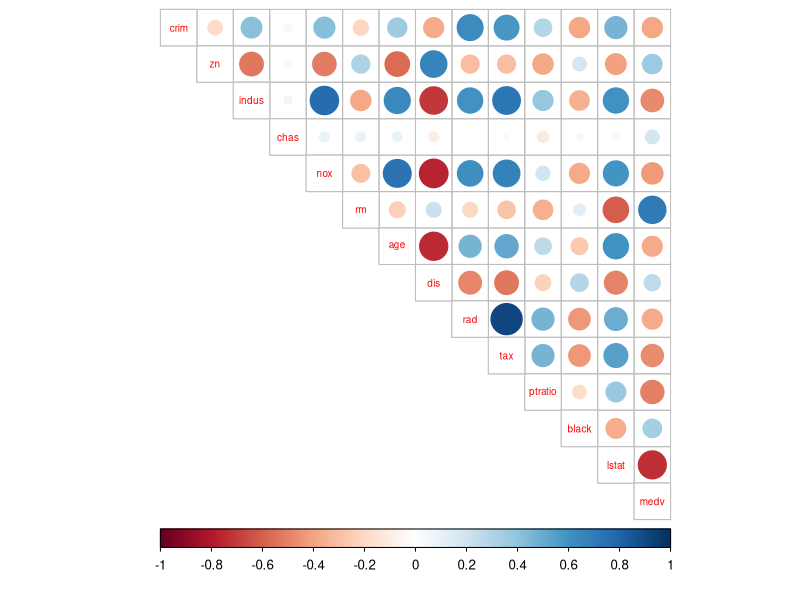
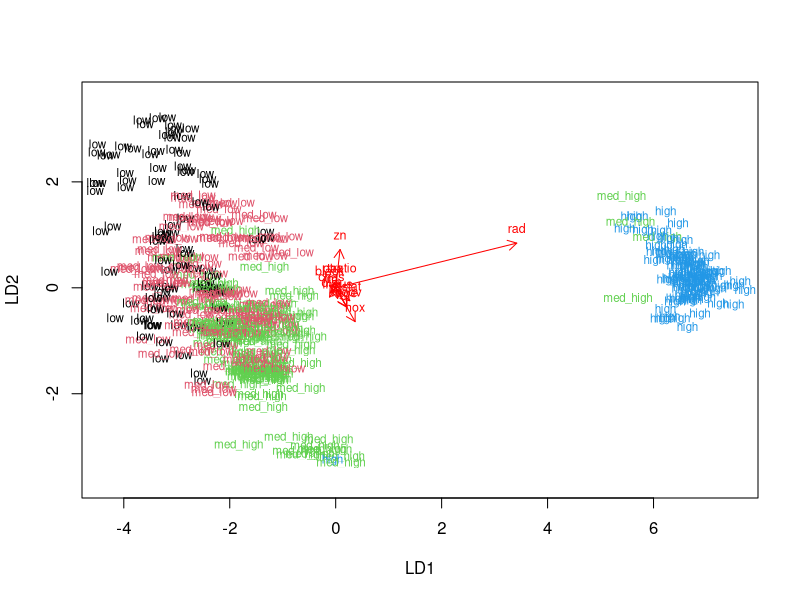
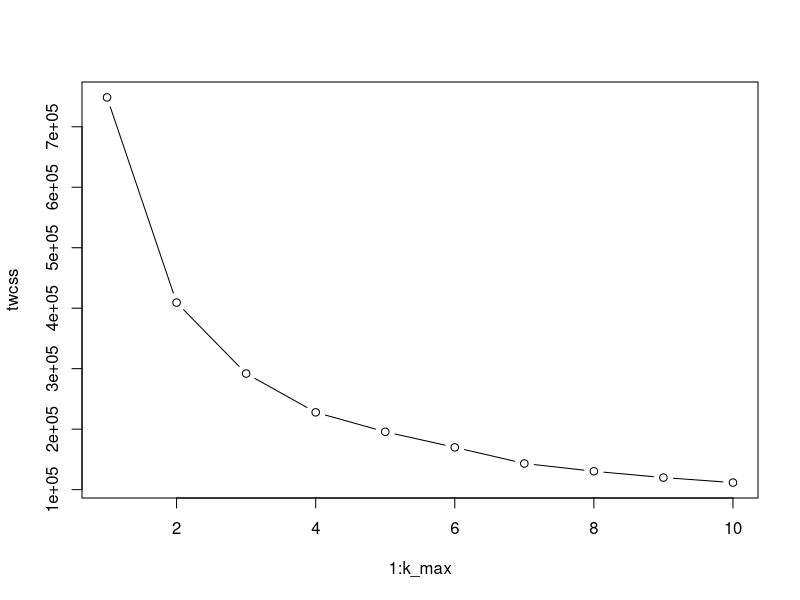
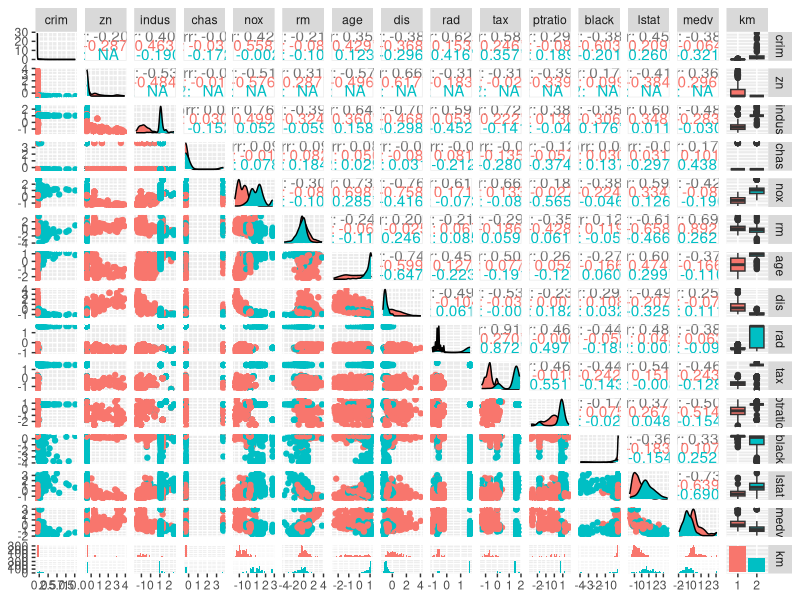

Recreate these plots in R, in order.
## ---- chunk 1
library(MASS)
data("Boston")
str(Boston)
dim(Boston)

## ---- chunk 2
summary(Boston)
## ---- chunk 3
library(dplyr); library(MASS); library(corrplot)
cor_matrix<-cor(Boston) %>% round(digits=2)
cor_matrix
corrplot(cor_matrix, method="circle", type="upper", cl.pos="b", tl.pos="d", tl.cex=0.6)
## ---- chunk 4
boston_scaled <- scale(Boston)
summary(boston_scaled)
class(boston_scaled)
boston_scaled<- as.data.frame(boston_scaled)
## ---- chunk 5
boston_scaled <- scale(Boston)
boston_scaled<- as.data.frame(boston_scaled)
scaled_crim <- boston_scaled$crim
summary(scaled_crim)
crim_quant <- quantile(scaled_crim)
crime <- cut(scaled_crim, breaks = crim_quant, include.lowest = TRUE, labels = c("low", "med_low", "med_high", "high"))

table(crime)
boston_scaled <- dplyr::select(boston_scaled, -crim)

boston_scaled <- data.frame(boston_scaled, crime)
## ---- chunk 6
n <- nrow(boston_scaled)
random <- sample(n,  size = n * 0.8)
# train set
train <- boston_scaled[random,]
# test set 
test <- boston_scaled[-random,]
#save crime from test
correct_classes <- test$crime
# remove crime from test data
test <- dplyr::select(test, -crime)
## ---- chunk 7
# linear discriminant analysis
lda.fit <- lda(formula= crime ~ ., data = train)

lda.fit

# the function for lda biplot arrows
lda.arrows <- function(x, myscale = 1, arrow_heads = 0.1, color = "red", tex = 0.75, choices = c(1,2)){
  heads <- coef(x)
  arrows(x0 = 0, y0 = 0, 
         x1 = myscale * heads[,choices[1]], 
         y1 = myscale * heads[,choices[2]], col=color, length = arrow_heads)
  text(myscale * heads[,choices], labels = row.names(heads), 
       cex = tex, col=color, pos=3)
}

# target classes as numeric
classes <- as.numeric(train$crime)

# plot the lda results
plot(lda.fit, dimen = 2, col=classes, pch=classes)
lda.arrows(lda.fit, myscale = 1)
## ---- chunk 8
# predict classes with test data
lda.pred <- predict(lda.fit, newdata = test)

# cross tabulate the results
table(correct = correct_classes, predicted = lda.pred$class)
## ---- chunk 9
data("Boston")
boston_scaled2 <- scale(Boston)
summary(boston_scaled2)
class(boston_scaled2)
boston_scaled2<- as.data.frame(boston_scaled2)
## ---- chunk 10

dist_eu <- dist(boston_scaled2)

# look at the summary of the distances
summary(dist_eu)


## ---- chunk 11
library(ggplot2); library(GGally)
set.seed(123)

# euclidean distance matrix

# determine the number of clusters
k_max <- 10

# calculate the total within sum of squares
twcss <- sapply(1:k_max, function(k){kmeans(dist_eu, k)$tot.withinss})

# visualize the results
plot(1:k_max, twcss, type='b')

# k-means clustering
km <-kmeans(dist_eu, centers = 2)

boston_scaled2$km <- as.factor(km$cluster)

# plot the Boston dataset with clusters
ggpairs(boston_scaled2, ggplot2::aes(colour=km))

